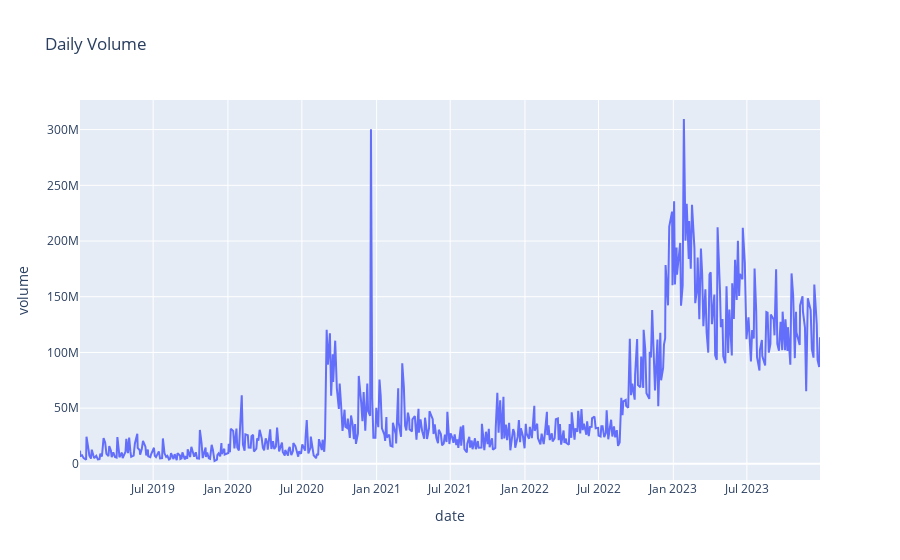
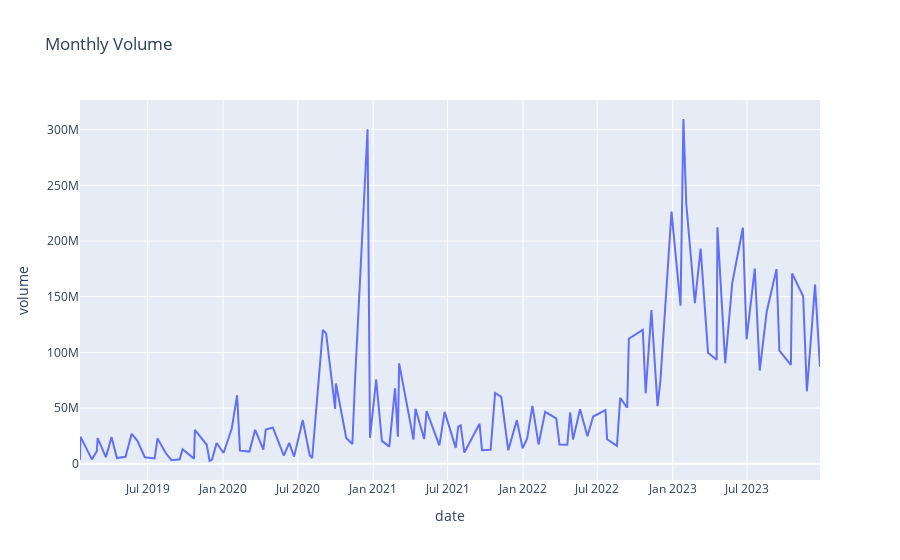

The cell these charts' notebook holds for them, in order:
### Markdown cell above
### Plot

### Code cell
import plotly.express as px

#weekly plot
fig_weekly = px.line(
    weekly_days,
    x= weekly_days.index,
    y= 'volume',
    title='Daily Volume')

#monthly plot
fig_monthly = px.line(
    monthly_days,
    x=monthly_days.index,
    y='volume',
    title='Monthly Volume')

#yearly plot
#fig_yearly = px.line(
# yearly_days,
# x=yearly_days.index,
# y='volume',
# title='Yearly Volume')

fig_weekly.show()
fig_monthly.show()
#fig_yearly.show()
